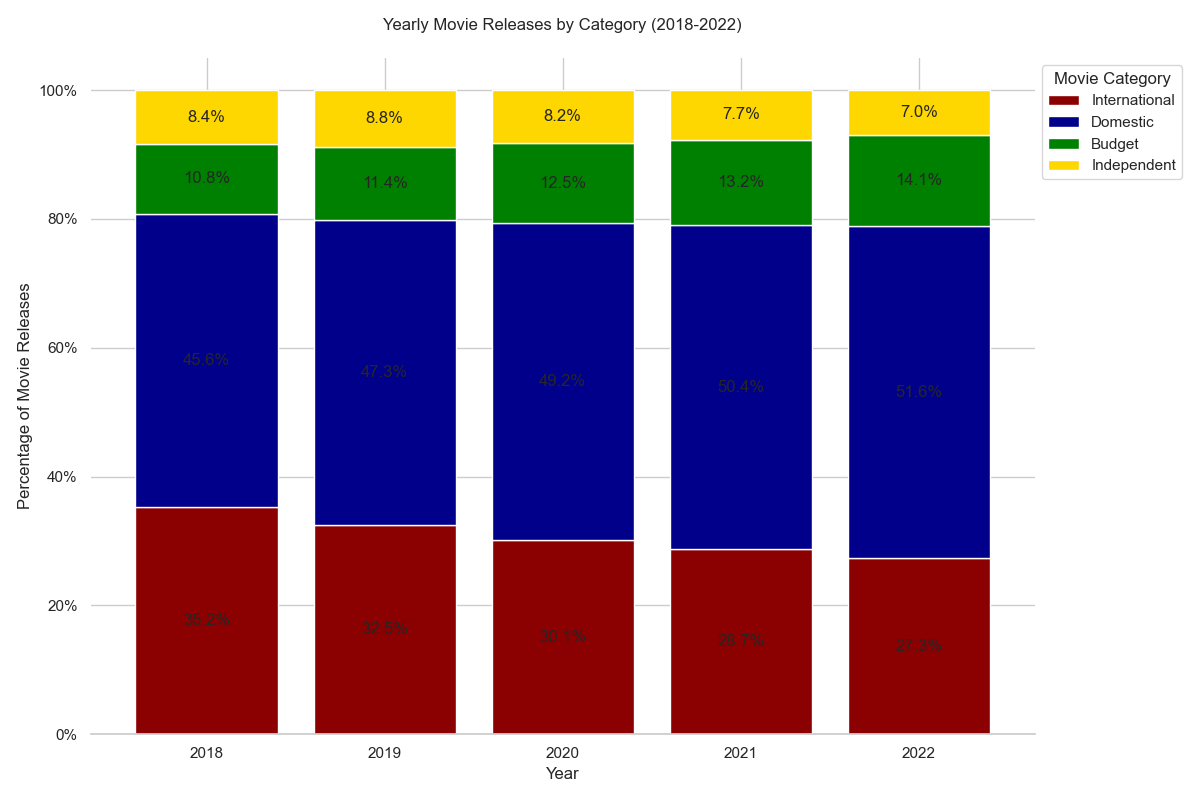

Write Python code to recreate this figure.

import pandas as pd
import seaborn as sns
import matplotlib.pyplot as plt
from matplotlib.ticker import FixedFormatter

data = {
    'Year': ['2018', '2019', '2020', '2021', '2022'],
    'International': [35.2, 32.5, 30.1, 28.7, 27.3],
    'Domestic': [45.6, 47.3, 49.2, 50.4, 51.6],
    'Budget': [10.8, 11.4, 12.5, 13.2, 14.1],
    'Independent': [8.4, 8.8, 8.2, 7.7, 7.0]
}
df = pd.DataFrame(data)
df.set_index('Year', inplace=True)

df_percentage = df.div(df.sum(axis=1), axis=0) * 100

fig, ax = plt.subplots(figsize=(12, 8))
df_percentage.plot(kind='bar', stacked=True, width=0.8, color=['#8B0000', '#00008B', '#008000', '#FFD700'], ax=ax)

for c in ax.containers:
    labels = [f'{w:.1f}%' for w in c.datavalues]
    ax.bar_label(c, labels=labels, label_type='center')

ax.set_ylabel('Percentage of Movie Releases')
ax.set_xlabel('Year')
ax.set_title('Yearly Movie Releases by Category (2018-2022)', pad=20)
ax.yaxis.set_major_formatter(FixedFormatter(['0%', '20%', '40%', '60%', '80%', '100%']))

plt.xticks(rotation=0)
plt.legend(title='Movie Category', loc='upper left', bbox_to_anchor=(1, 1))
sns.despine(left=True)

plt.tight_layout()
plt.show()
